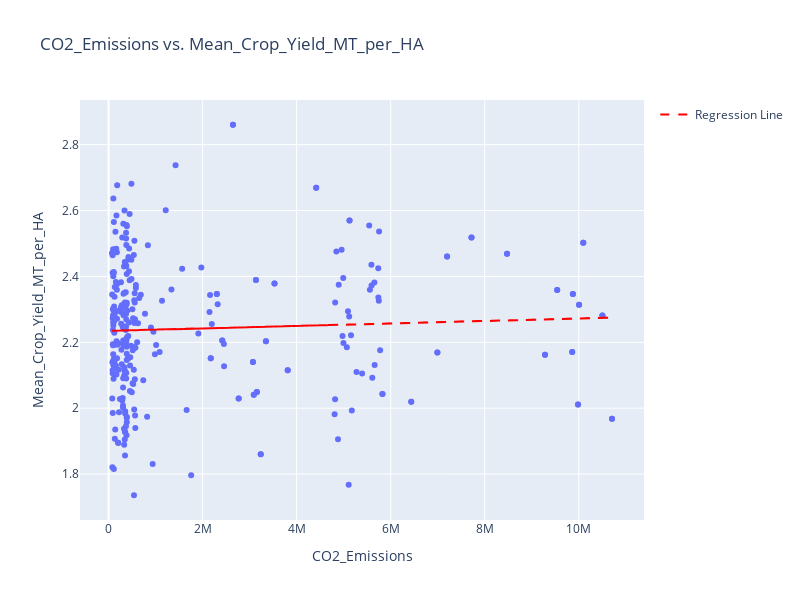

The code cell stored with this chart in its notebook:
### Markdown cell above
# Add to dashboard

### Code cell
# import plotly.express as px
# import pandas as pd
# from scipy.stats import linregress, pearsonr

def plot_correlation_interactive(df, x_label, y_label, country_label, year_label, width=800, height=600):
    # Get x and y data
    x = df[x_label]
    y = df[y_label]
    country = df[country_label]
    year = df[year_label]

    # Perform linear regression
    slope, intercept, r, p, std_err = linregress(x, y)
    line = slope * x + intercept

    # Create a DataFrame for the scatter plot
    plot_data = pd.DataFrame({
        x_label: x,
        y_label: y,
        'Country': country,
        'Year': year,
        'Regression Line': line
    })

    # Create the scatter plot with Plotly
    fig = px.scatter(plot_data, x=x_label, y=y_label, title=f"{x_label} vs. {y_label}", 
                     width=width, height=height)

    # Add the regression line
    fig.add_scatter(x=plot_data[x_label], y=plot_data['Regression Line'], mode='lines', name='Regression Line', line=dict(color='red', dash='dash'))

    # Update layout for hover information to show country name and year only on hover
    fig.update_traces(
        hovertemplate='Country: %{text}<br>' +
                      f'Year: %{{customdata}}<br>' +
                      f'{x_label}: %{{x}}<br>' +
                      f'{y_label}: %{{y}}<extra></extra>',
        text=country,
        customdata=year  # Pass the year data to customdata
    )

    # Show the plot
    fig.show()

    # Print the Pearson correlation coefficient
    correlation_coefficient = round(pearsonr(x, y)[0], 2)
    print(f"The correlation coefficient between {x_label} and {y_label} is {correlation_coefficient}")

# call function
plot_correlation_interactive(merged_df, 'CO2_Emissions', 'Mean_Crop_Yield_MT_per_HA', 'Country', 'Year')

### Figure 1 — Plotly figure (JSON) as saved in the notebook; plotly's stock layout.template omitted (floating-point values rounded to 4 significant figures; data arrays with more than 128 entries replaced by an {"elided": "..."} marker saying what was removed)
{"data": [{"customdata": {"elided": "300 int values"}, "hovertemplate": "Country: %{text}<br>Year: %{customdata}<br>CO2_Emissions: %{x}<br>Mean_Crop_Yield_MT_per_HA: %{y}<extra></extra>", "legendgroup": "", "marker": {"color": "#636efa", "symbol": "circle"}, "mode": "markers", "name": "", "orientation": "v", "showlegend": false, "text": {"elided": "300 str values"}, "type": "scatter", "x": {"elided": "300 float values"}, "xaxis": "x", "y": {"elided": "300 float values"}, "yaxis": "y"}, {"customdata": {"elided": "300 int values"}, "hovertemplate": "Country: %{text}<br>Year: %{customdata}<br>CO2_Emissions: %{x}<br>Mean_Crop_Yield_MT_per_HA: %{y}<extra></extra>", "line": {"color": "red", "dash": "dash"}, "mode": "lines", "name": "Regression Line", "text": {"elided": "300 str values"}, "type": "scatter", "x": {"elided": "300 float values"}, "y": {"elided": "300 float values"}}], "layout": {"height": 600, "legend": {"tracegroupgap": 0}, "title": {"text": "CO2_Emissions vs. Mean_Crop_Yield_MT_per_HA"}, "width": 800, "xaxis": {"anchor": "y", "autorange": false, "domain": [0, 1], "range": [-607800.0, 11390000.0], "title": {"text": "CO2_Emissions"}, "type": "linear"}, "yaxis": {"anchor": "x", "autorange": false, "domain": [0, 1], "range": [1.661, 2.936], "title": {"text": "Mean_Crop_Yield_MT_per_HA"}, "type": "linear"}}}
